Frame 1 (no input): blank canvas, image omitted
Frame 60 (no input): blank canvas, image omitted
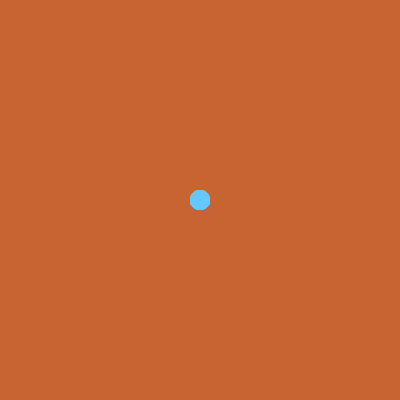
Frame 120 (the mouse pressed at the canvas centre since frame 60)

The p5.js sketch whose frames 1 and 60 were blank and that drew this single picture after the mouse press (run headless with seeded random() and noise() and a simulated clock; from frame 60 on, the mouse is pressed at the canvas centre):

// p5.js sketch
// ── sketch.js
let angle = 0;

function setup() {
  createCanvas(400, 400);
  background(200,100,50);
  noStroke();
  fill(200, 102,150);
}

function draw() {
  // Draw only when mouse is pressed
  if (mouseIsPressed === true) {
    angle += 5;
    fill(100,200,255);
    ellipse(mouseX, mouseY, 20, 20);
  }
}
